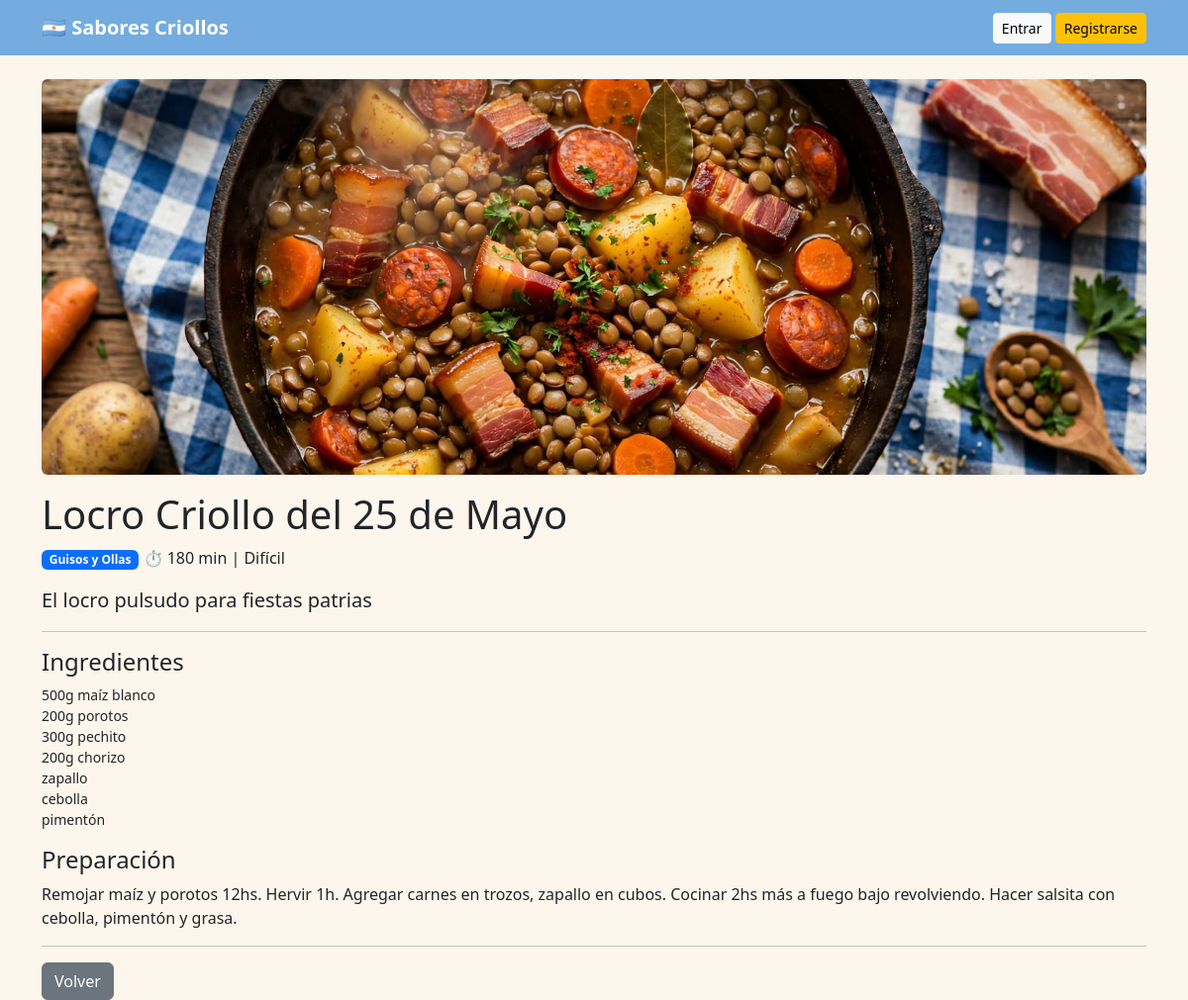
Screenshot of /receta/3/ with the database file from the repository.
### blog/models.py (models this page shows, shortened)
class Receta(models.Model):
    CATEGORIAS = [
        ('guisos', 'Guisos y Ollas'),
        ('carnes', 'Carnes y Parrilla'),
        ('pastas', 'Pastas con Tuco'),
        ('clasicos', 'Clásicos de Bodegón'),
    ]
    titulo = models.CharField(max_length=200)
    categoria = models.CharField(max_length=20, choices=CATEGORIAS, default='clasicos')
    descripcion = models.CharField(max_length=250, help_text="Ej: El guiso que hacía mi abuela los domingos")
    ingredientes = models.TextField(help_text="Uno por línea")
    pasos = models.TextField()
    tiempo = models.CharField(max_length=50, default="60 min")
    dificultad = models.CharField(max_length=50, default="Media")
    autor = models.ForeignKey(User, on_delete=models.CASCADE)
    fecha = models.DateTimeField(auto_now_add=True)
    imagen = models.ImageField(upload_to='recetas/', blank=True, null=True)

### blog/views.py (the view)
# urls.py: path('receta/<int:pk>/', RecetaDetailView.as_view(), name='detalle_receta'),
class RecetaDetailView(DetailView):
    model = Receta
    template_name = 'blog/receta_detail.html'

### templates/blog/receta_detail.html (shortened to what this page needs)
{% extends 'base.html' %}
{% block content %}
{% if object.imagen %}<img src="{{ object.imagen.url }}" class="img-fluid rounded mb-3" style="max-height:400px;width:100%;object-fit:cover">{% endif %}
<h1>{{ object.titulo }}</h1>
<p><span class="badge bg-primary">{{ object.get_categoria_display }}</span> ⏱ {{ object.tiempo }} | {{ object.dificultad }}</p>
<p class="lead">{{ object.descripcion }}</p><hr>
<h4>Ingredientes</h4>
<pre style="white-space:pre-wrap;font-family:inherit">{{ object.ingredientes }}</pre>
<h4>Preparación</h4>
<p style="white-space:pre-wrap">{{ object.pasos }}</p><hr>
<a href="/" class="btn btn-secondary">Volver</a>
{% endblock %}

### templates/base.html (style rules this page uses)
body { background:#fdf6ec }

### rows the page displays
Receta: imagen (picture), titulo "Locro Criollo del 25 de Mayo", categoria "Guisos y Ollas", tiempo "180 min", dificultad "Difícil", descripcion "El locro pulsudo para fiestas patrias", ingredientes "500g maíz blanco 200g porotos 300g pechito 200g chorizo zapallo cebolla pimentón", pasos "Remojar maíz y porotos 12hs. Hervir 1h. Agregar carnes en trozos, zapallo en cubos. Cocinar 2hs más a fuego bajo revolviendo. Hacer salsita con cebolla, pimentón y grasa."
